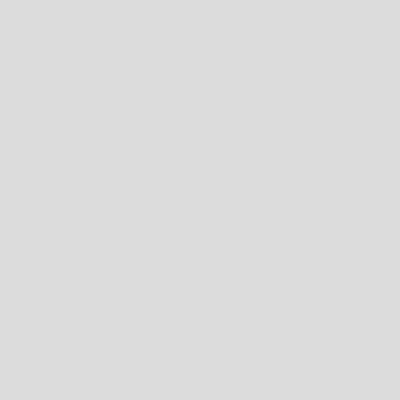
Frame 1 (no input)
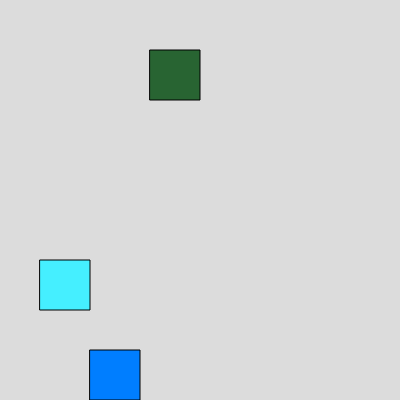
Frame 60 (no input)
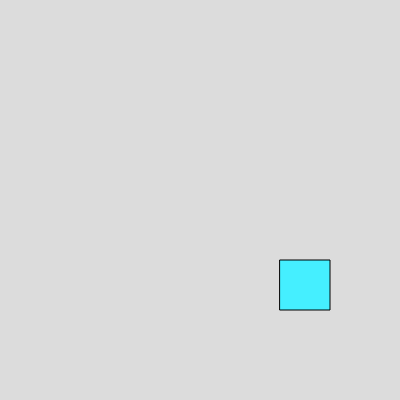
Frame 120 (the mouse pressed at the canvas centre since frame 60)

The p5.js sketch that drew these frames (run headless with seeded random() and noise() and a simulated clock; from frame 60 on, the mouse is pressed at the canvas centre):

// p5.js sketch
// ── sketch.js
let xPosition = -50 //eller lage 4 forskjellige variabler her

function setup() {
  // put setup code here
  createCanvas(400, 400);

}

function draw() {
  // put drawing code here
  background(220);
  xPosition = xPosition + 1

  fill(40,100,50);
  rect(xPosition*15,50,50,50);

  fill(255,90,20);
  rect(xPosition*50,200,50,50);

  fill(5,40,90);
  rect(xPosition*150,150,50,50);

  fill(69,239,255);
  rect(xPosition*4,260,50,50);

  fill(0,126,255);
  rect(xPosition*9,350,50,50);
}
